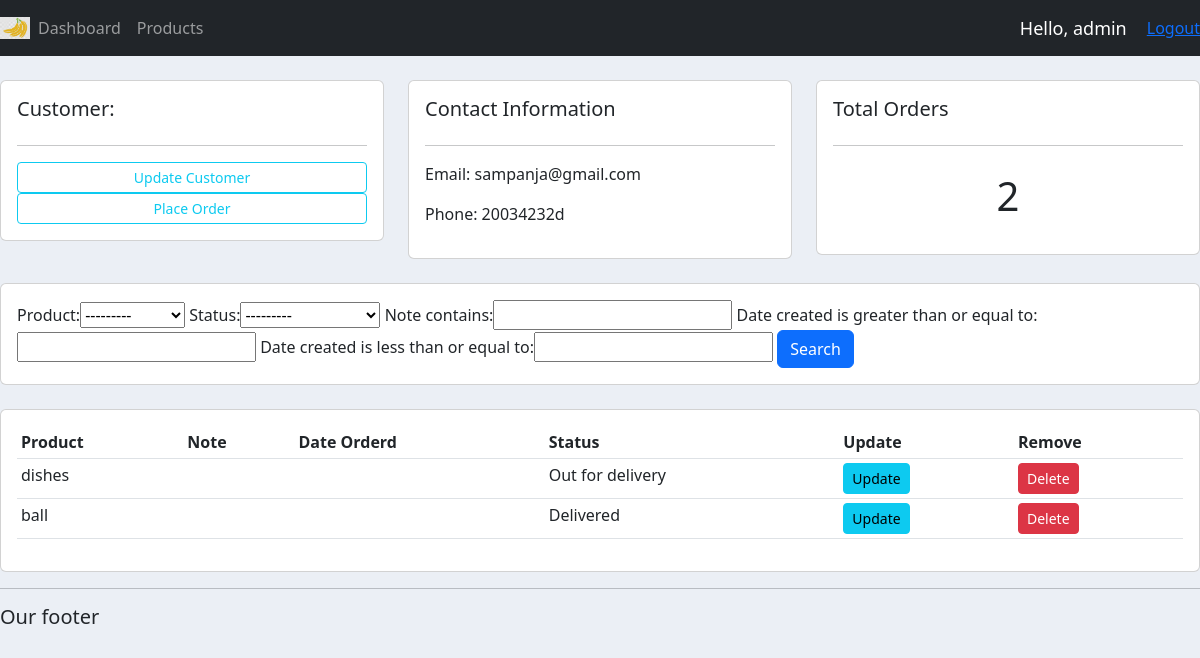
Before: /customer/3 (signed in) with the older database file.
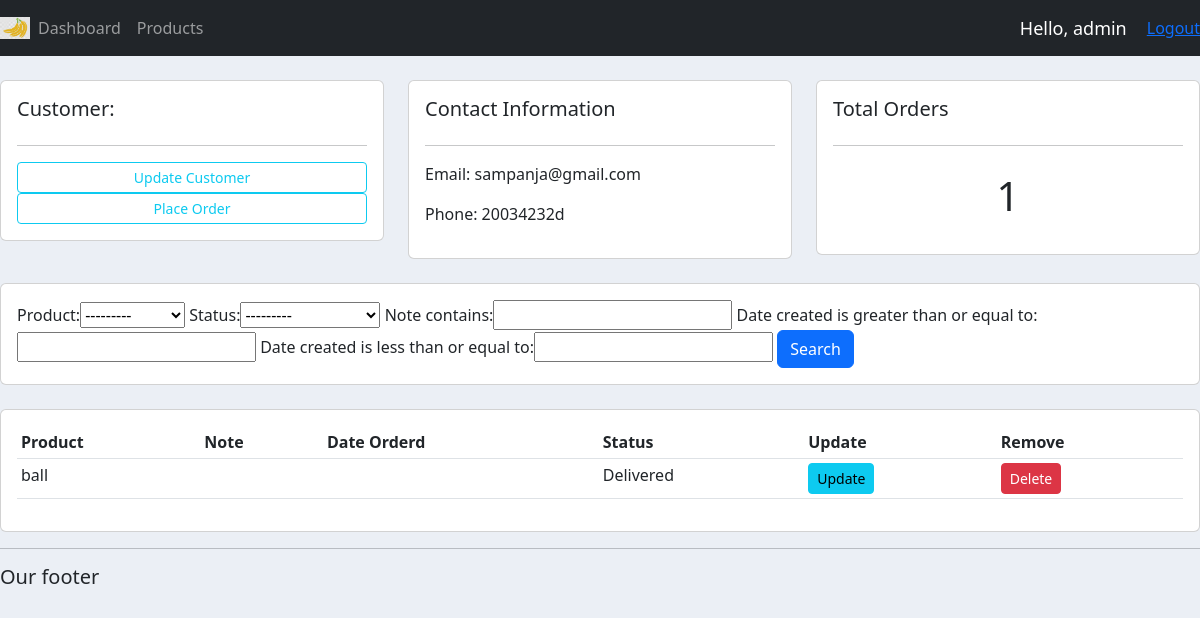
After: the same page with the newer database file.
### accounts/models.py (models this page shows, shortened)
class Order(models.Model):
	STATUS=(
		('Pending','Pending'),
		('Out for delivery', 'Out for delivery'),
		('Delivered','Delivered'),
		)
	customer=models.ForeignKey(Customer, null=True, on_delete=models.SET_NULL)
	product=models.ForeignKey(Product, null=True, on_delete=models.SET_NULL)
	date_created=models.DateTimeField(default=now, null=True)
	status=models.CharField(max_length=200, null=True, choices=STATUS)
	note=models.CharField(max_length=200, null=True)

class Product(models.Model):
	CATEGORY=(
		('Indoor','Indoor'),
		('Outdoor','Outdoor'),
		)
	name=models.CharField(max_length=200, null=True)
	price=models.FloatField(null=True)
	category=models.CharField(max_length=200, null=True, choices=CATEGORY)
	description=models.CharField(max_length=200, null=True, blank=True)
	date_created=models.DateTimeField(default=now,null=True)
	tags=models.ManyToManyField(Tag)
	def __str__(self):
		return self.name

### accounts/views.py (the view)
# urls.py: path('customer/<int:pk>', views.customer, name="customer"),
@login_required(login_url="login")
def customer(request,pk):
    customer=Customer.objects.get(id=pk)
    orders=customer.order_set.all()
    orders_count=orders.count()
    myFilter=OrderFilter(request.GET,queryset=orders)
    orders=myFilter.qs
    context={'customer':customer,'orders':orders,'orders_count':orders_count,'myFilter':myFilter}
    return render(request,'accounts/customer.html',context)

### accounts/templates/accounts/customer.html
{%  extends 'accounts/main.html' %}
{% block content %}
	<br>
<div class="row">
	<div class="col-md">
		<div class="card card-body">
			<h5>Customer:</h5>
			<hr>
			<a class="btn btn-outline-info  btn-sm btn-block" href="">Update Customer</a>
			<a class="btn btn-outline-info  btn-sm btn-block" href="{% url 'create_order' customer.id %}">Place Order</a>
		</div>
	</div>
	<div class="col-md">
		<div class="card card-body">
			<h5>Contact Information</h5>
			<hr>
			<p>Email: {{customer.email}}</p>
			<p>Phone: {{customer.phone}}</p>
		</div>
	</div>
	<div class="col-md">
		<div class="card card-body">
			<h5>Total Orders</h5>
			<hr>
			<h1 style="text-align: center;padding: 10px">{{orders.count}}</h1>
		</div>
	</div>
</div>
<br>
<div class="row">
	<div class="col">
		<div class="card card-body">
			<form method="get">
				{{myFilter.form}}
		    <button class="btn btn-primary" type="submit">Search</button>
		  </form>
		</div>
	</div>
</div>
<br>
<div class="row">
	<div class="col-md">
		<div class="card card-body">
			<table class="table table-sm">
				<tr>
					<th>Product</th>
					<th>Note</th>
					<th>Date Orderd</th>
					<th>Status</th>
					<th>Update</th>
					<th>Remove</th>
				</tr>
				    {% for order in orders %}
					<tr>
						<td>{{order.product}}</td>
						<td>{{order.product.note}}</td>
						<td>{{order.product.created}}</td>
						<td>{{order.status}}</td>
						<td><a class="btn btn-sm btn-info" href="{% url 'update_order' order.id %}">Update</a></td>
						<td><a class="btn btn-sm btn-danger" href="{% url 'delete_order' order.id %}">Delete</a></td>
				   </tr>
                  {% endfor %}
			</table>
		</div>
	</div>
</div>
{% endblock %}

Changed rows visible on the page:
removed Order: product "dishes", status "Out for delivery"
Other visible differences:
{{ orders.count }}: "2" → "1"
